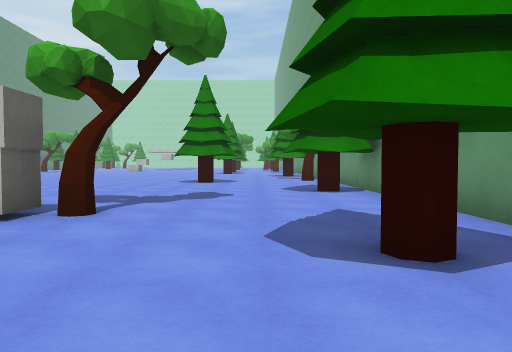
view 1 (above)

19 first-person views from a walk through a 3-D level made in the Unity game engine. The camera is 1.2 m above the floor, tilts 2° down and sees 70° across. The floor is counted in squares, 2 m on a side. Each view is taken from the middle of a square. On the plan, view 1 faces up. The plan holds only what a view shows up to about 10 squares ahead; the rest is blank. The place goes on beyond the plan. The player character is not drawn. Surface patterns are stand-ins for the level's own textures.

view 2
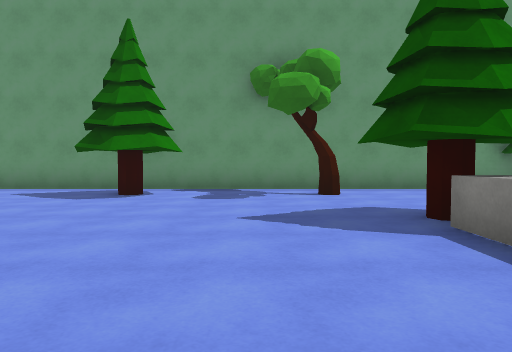

view 3
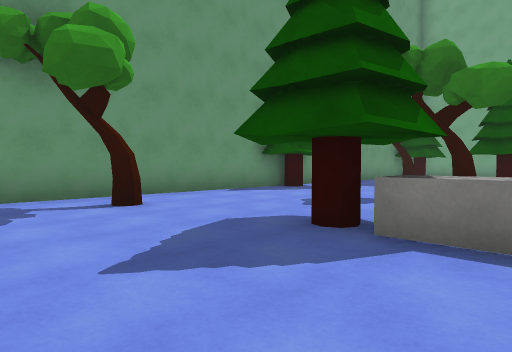

view 4
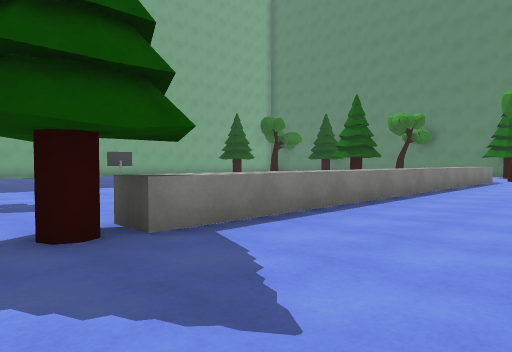

view 5
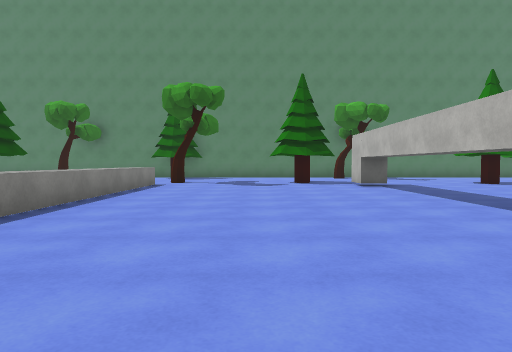

view 6
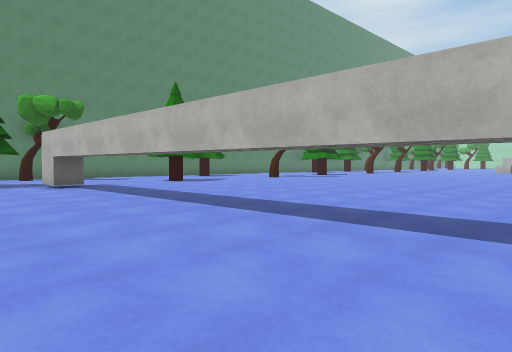

view 7
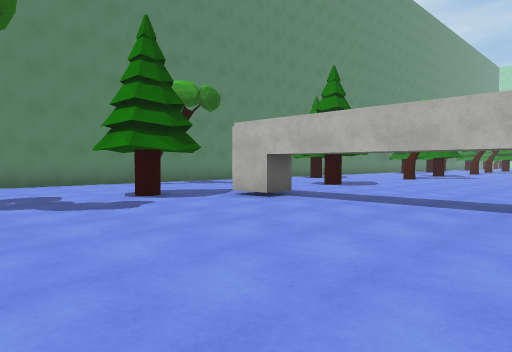

view 8
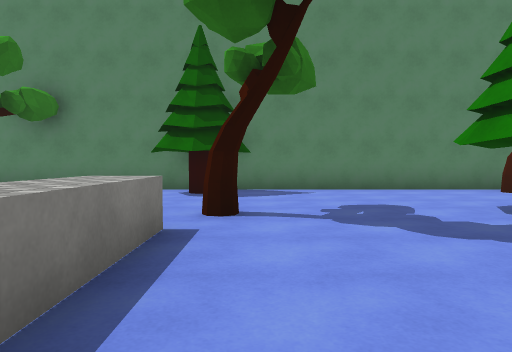

view 9
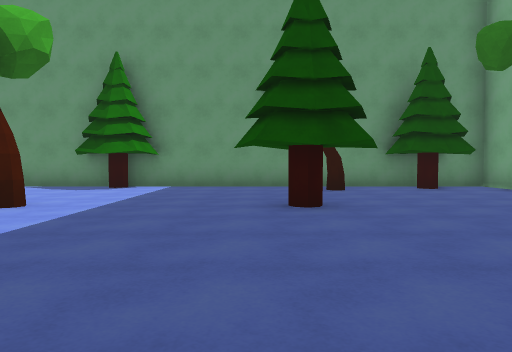

view 10
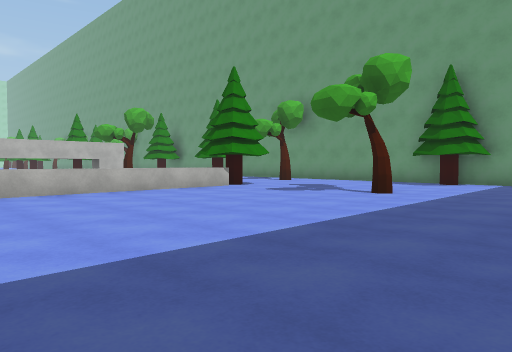

view 11
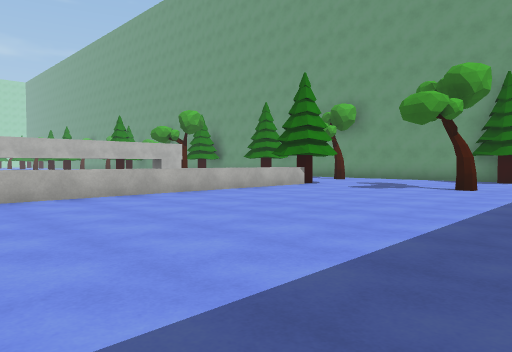

view 12
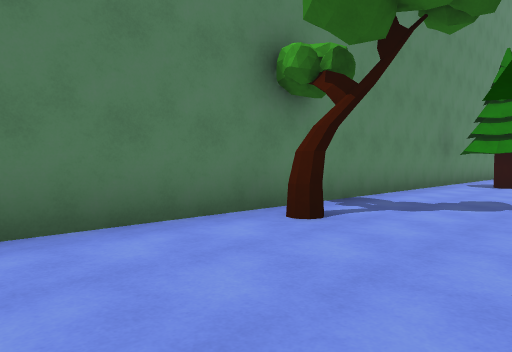

view 13
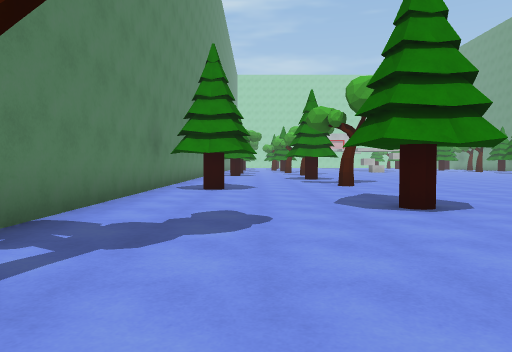

view 14
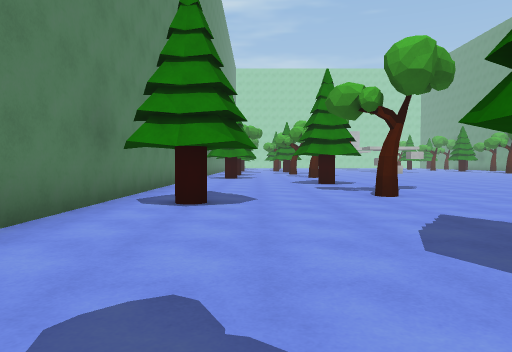

view 15
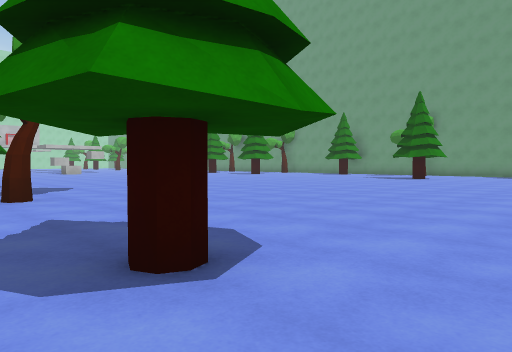

view 16
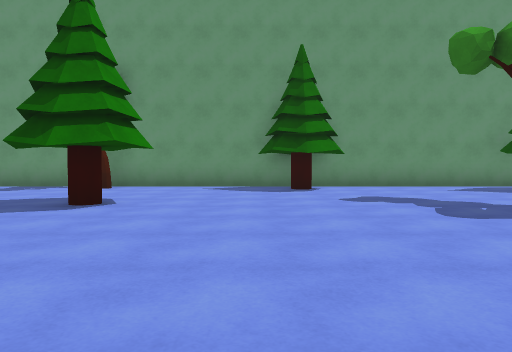

view 17
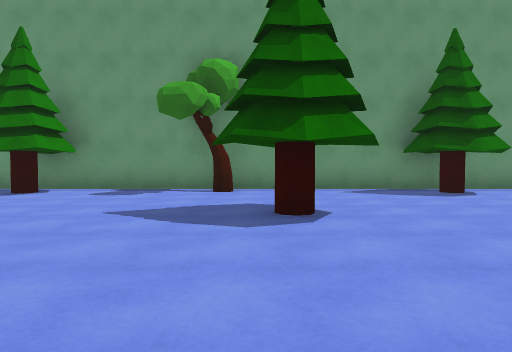

view 18
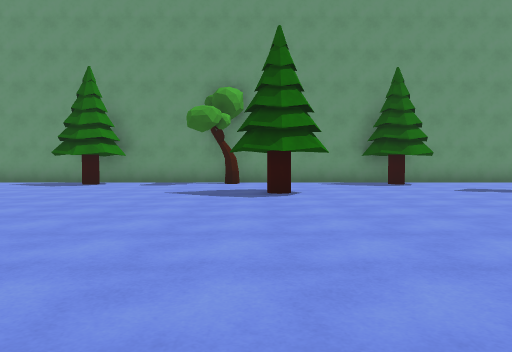

view 19
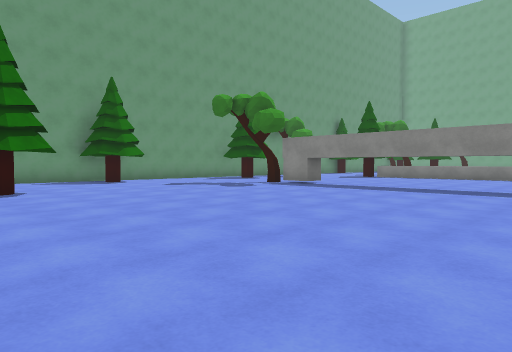

### Floor plan
Key: @ floor where view 1 was taken; # wall or solid block; . floor; ^ raised ledge; B block; T tree; H thing the floor can be seen under or through; O other object.
Columns run from 20 left of view 1 to 3 right of it. Each row starts with its distance up from view 1.
 16 # ...O....      ......O#
 15 #.........     ........#
 14 #..........  ..........#
 13 #....T................T#
 12 #O#...............O#...#
 11 #.OO..............##...#
 10 #......................#
  9 #....O................O#
  8 #....#O..............O##
  7 #....O................O#
  6 #......................#
  5 #......................#
  4 #T....BHHHHHHHHHB#T....#
  3 #....O...............O.#
  2 #.... ..............O# #
  1 #......................#
  0 #...................@..#
 -1 #.O..T............O....#
 -2 # O...^^^^^^^^^^^##O.T.#
 -3 #.O.      ........O....#
 -4 #         .............#
 -5 #         .............#
 -6 #        .............OO
 -7 #        .........T..O#O
 -8          ..............#
 -9          ..............#
-10            .......O....#
-11               ....#O...#
-12                ......T.#
-13                  .....O#
-14                   ...O##
-15                   T ..O#
-16                       ##

Positions as (right, up) in squares from view 1, and headings:
1: (0, 0), facing up
2: (-6, 0), facing right
3: (-4, 1), facing down-right
4: (-1, 1), facing down-left
5: (-4, 1), facing left
6: (-4, 1), facing up-left
7: (-9, -1), facing up-left
8: (-11, -1), facing left
9: (-7, -10), facing right
10: (-9, -10), facing up-right
11: (-11, -9), facing up-right
12: (-16, 1), facing up-left
13: (-17, 3), facing up
14: (-17, 6), facing up
15: (-16, 6), facing up-right
16: (-7, 9), facing right
17: (-6, 12), facing right
18: (-9, 12), facing right
19: (-10, 13), facing down-right
